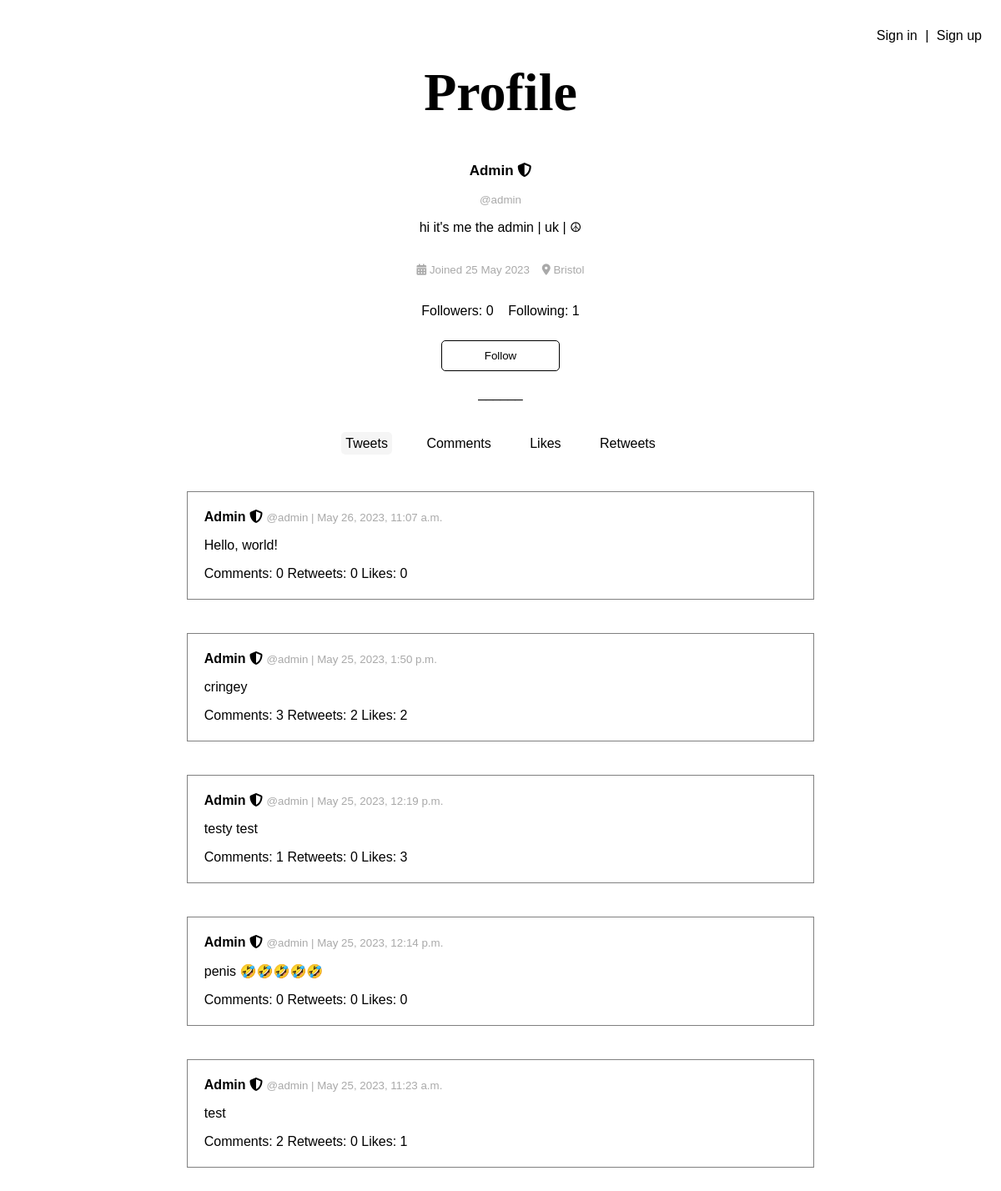
The app's page /users/profile/6/ with its own data.
### users/models.py (models this page shows, shortened)
class Profile(models.Model):
    user = models.OneToOneField(User, on_delete=models.CASCADE)
    bio = models.TextField(default="")
    display_name = models.CharField(default="", max_length=150)
    location = models.CharField(blank=True, max_length=150)
    followers = models.ManyToManyField(User, blank=True, related_name='followers')
    following = models.ManyToManyField(User, blank=True, related_name='following')

### tweets/models.py (models this page shows)
class Tweet(models.Model):
    text = models.CharField(max_length=144)
    date = models.DateTimeField(default=timezone.now)
    likes = models.ManyToManyField(User, blank=True, related_name='likes')
    user = models.ForeignKey(User, on_delete=models.CASCADE)
    class Meta:
        ordering = ["-date"]
    def __str__(self):
        return self.text

### users/views.py (the view)
# urls.py: path('profile/<int:user_id>/', views.profile_public, name='profile_public'),
def profile_public(request, user_id):
    user = get_object_or_404(User, pk=user_id)
    already_following = False
    for follower in user.profile.followers.all():
        if follower.id == request.user.id:
            already_following = True
    return render(request, 'users/profile_public.html',
                  {'title': 'Profile', 'user_p': user, 'already_following': already_following})

### templates/users/profile_public.html (shortened to what this page needs)
{% extends '../base.html' %}
{% block content %}
<p class="subtitle">{{user_p.profile.display_name}}
    {% if user_p.is_superuser %}
        <i title="Admin" class="fa-solid fa-shield-halved"></i>
    {% endif %}
</p>
<small>@{{user_p}}</small>
{% if user_p.profile.bio == "" %}
    <p class="faded">This user doesn't have a bio.</p>
{% else %}
    <p>{{user_p.profile.bio}}</p>
{% endif %}
<p><small>
    <i class="fa-solid fa-calendar-days"></i> Joined {{ user_p.date_joined|date:"d M Y" }}
    {% if user_p.profile.location %}
        <i class="fa-solid fa-location-dot"></i> {{ user_p.profile.location }}
    {% endif %}
</small>
<p>
    <a class="follows-link" href="{% url 'followers' user_p.id%}">Followers: {{ user_p.profile.followers.count }}</a>
    <a class="follows-link" href="{% url 'following' user_p.id%}">Following: {{user_p.profile.following.count }}</a>
</p>
{% if not user.id == user_p.id %}
<form action="{% url 'follow' user_p.id %}" method="post">
    {% if already_following %}
        <button type="submit">Unfollow</button>
    {% else %}
        <button type="submit">Follow</button>
    {% endif %}
</form>
<br>
{% else %}
<p><a href="{% url 'profile' %}">Edit your profile</a></p>
{% endif %}
______
</p>
<nav>
    <a id="profile-tweets" href="{% url 'profile_public' user_p.id %}">Tweets</a>&emsp;&emsp;
    <a id="profile-comments" href="{% url 'profile_public_comments' user_p.id %}">Comments</a>&emsp;&emsp;
    <a id="profile-likes" href="{% url 'profile_public_likes' user_p.id %}">Likes</a>&emsp;&emsp;
    <a id="profile-retweets" href="{% url 'profile_public_retweets' user_p.id%}">Retweets</a>
</nav>
<section class="center width-100">
    <br>
    {% with  id_str=user_p.id|stringformat:"i" %}
    {% if request.path == '/users/profile/'|add:id_str|add:'/' %}
        {% if user_p.tweet_set.count <= 0 %}
            <p class="faded">No tweets found</p>
        {% else %}
            {% for tweet in user_p.tweet_set.all %}
                {% include "tweets/tweet.html" %}
            {% endfor %}
        {% endif %}
    {% endif %}
    {%endwith%}
</section>
{% endblock %}

### templates/tweets/tweet.html
<div class="tweet-card width-100">
    <a class="profile-link" href="{% url 'profile_public' tweet.user.id %}">
        <p>
            <strong>
                {{ tweet.user.profile.display_name }}
                {% if tweet.user.is_superuser %}
                    <i title="Admin" class="fa-solid fa-shield-halved"></i>
                {% endif %}
            </strong>
            <small>@{{ tweet.user }} | {{ tweet.date }}</small>
        </p>
    </a>
    <a class="tweet-link" href="{% url 'tweet' tweet.id %}">
        <p>{{ tweet }}</p>
        <p>
            Comments: {{ tweet.comment_set.count }}
            Retweets: {{ tweet.retweet_set.count }}
            Likes: {{ tweet.likes.count }}
        </p>
    </a>
</div>

### static/style.css (style rules this page uses)
body { font-family: "Trebuchet MS", "Arial", sans-serif; margin-bottom: 70px; }
p a { color: lightgrey; text-decoration: underline; }
p.subtitle { font-weight: bold; font-size: 17px; }
.center, form { display: flex; justify-content: center; align-items: center; flex-direction: column; }
.width-100, form { width: 100%; }
button { background: white; color: black; text-align: center; border: 1px solid black; padding-left: 20px; padding-right: 20px; padding-top: 10px; padding-bottom: 10px; border-radius: 5px; margin-top: 10px; width: 20%; }
nav { padding: 10px; }
nav a { text-decoration: none; color: black; padding: 5px; border-radius: 5px; }
small { color: darkgrey; }
div.tweet-card a { color: black; text-decoration: none; }
div.tweet-card { border: solid 1px grey; margin: 20px; padding: 5px 20px; }
a.follows-link, a.profile-link { color: black; text-decoration: none; }

### templates/users/profile_public.html (style rules this page uses)
#profile-tweets { background: whitesmoke }

### records on screen
Tweet: user.profile.display_name "Admin", user "admin", date "May 26, 2023, 11:07 a.m.", text "Hello, world!", comment_set.count "0", retweet_set.count "0", likes.count "0"
Tweet: user.profile.display_name "Admin", user "admin", date "May 25, 2023, 1:50 p.m.", text "cringey", comment_set.count "3", retweet_set.count "2", likes.count "2"
Tweet: user.profile.display_name "Admin", user "admin", date "May 25, 2023, 12:19 p.m.", text "testy test", comment_set.count "1", retweet_set.count "0", likes.count "3"
Tweet: user.profile.display_name "Admin", user "admin", date "May 25, 2023, 12:14 p.m.", text "penis 🤣🤣🤣🤣🤣", comment_set.count "0", retweet_set.count "0", likes.count "0"
Tweet: user.profile.display_name "Admin", user "admin", date "May 25, 2023, 11:23 a.m.", text "test", comment_set.count "2", retweet_set.count "0", likes.count "1"

### other values on screen
{{ title }} "Profile"
{{ user_p.profile.display_name }} "Admin"
{{ user_p }} "admin"
{{ user_p.profile.bio }} "hi it's me the admin | uk | ☮"
{{ user_p.date_joined|date:"d M Y" }} "25 May 2023"
{{ user_p.profile.location }} "Bristol"
{{ user_p.profile.followers.count }} "0"
{{ user_p.profile.following.count }} "1"
